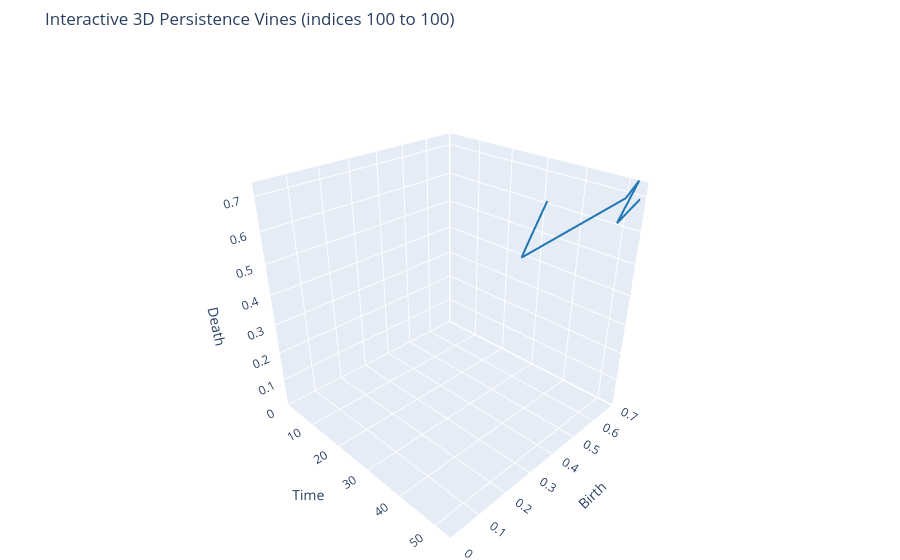

Notebook cell for this chart:
### Code cell
plotly_vines_3d(vines_H1, start_idx=100, end_idx=100)

### Figure 1 — Plotly figure (JSON) as saved in the notebook; plotly's stock layout.template omitted (floating-point values rounded to 4 significant figures)
{"data": [{"hovertemplate": "vine=vine_100<br>time=%{x:.0f}<br>birth=%{y:.3f}<br>death=%{z:.3f}<extra></extra>", "line": {"color": "#1f77b4", "width": 4}, "mode": "lines", "name": "vine_100", "type": "scatter3d", "x": [35, 36, 37, 51, 52, 53, 54], "y": [0.625, 0.5393, 0.4928, 0.6719, 0.7033, 0.5978, 0.6718], "z": [0.6421, 0.5527, 0.518, 0.6939, 0.7384, 0.6525, 0.7014]}], "layout": {"legend": {"bgcolor": "rgba(255,255,255,0.5)", "bordercolor": "gray", "borderwidth": 1, "itemsizing": "constant", "x": 0.8, "y": 0.9}, "margin": {"b": 0, "l": 0, "r": 0, "t": 50}, "scene": {"camera": {"eye": {"x": 1.5, "y": -1.5, "z": 1.2}}, "xaxis": {"nticks": 10, "range": [0, 54], "title": {"text": "Time"}}, "yaxis": {"nticks": 10, "range": [0, 0.7033], "title": {"text": "Birth"}}, "zaxis": {"nticks": 10, "range": [0, 0.7384], "title": {"text": "Death"}}}, "title": {"text": "Interactive 3D Persistence Vines (indices 100 to 100)"}}}
